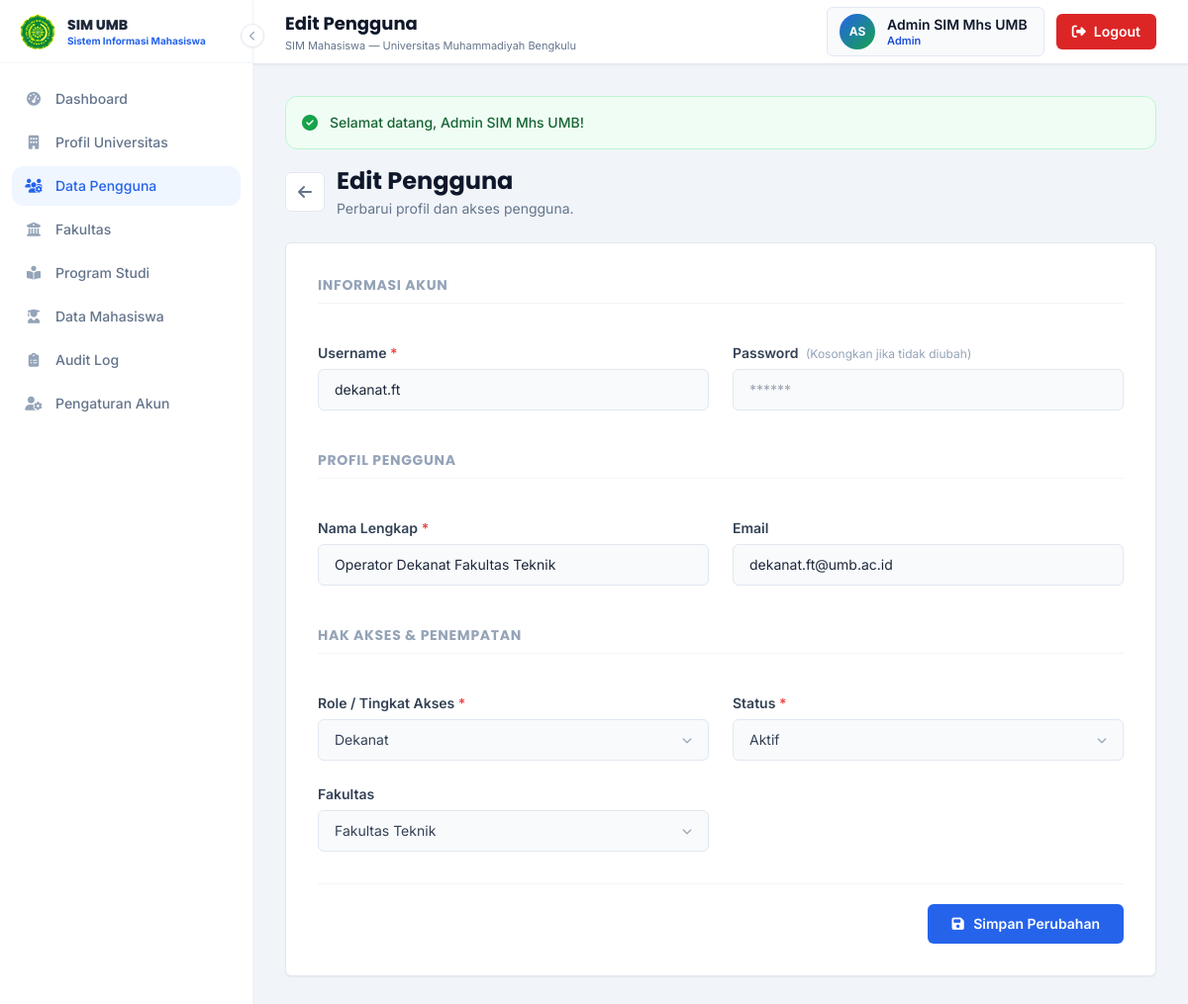
Screenshot of /admin/pengguna/edit.php?id=3 (signed in) with the database file from the repository.
### tables this page shows
CREATE TABLE `roles` (
  `id_role` smallint(5) UNSIGNED NOT NULL,
  `kode_role` varchar(30) NOT NULL,
  `nama_role` varchar(100) NOT NULL,
  `keterangan` varchar(255) DEFAULT NULL,
  `created_at` timestamp NOT NULL DEFAULT current_timestamp()
);

CREATE TABLE `pengguna` (
  `id_pengguna` bigint(20) UNSIGNED NOT NULL,
  `id_role` smallint(5) UNSIGNED NOT NULL,
  `id_universitas` bigint(20) UNSIGNED DEFAULT NULL,
  `id_fakultas` bigint(20) UNSIGNED DEFAULT NULL,
  `id_program_studi` bigint(20) UNSIGNED DEFAULT NULL,
  `username` varchar(100) NOT NULL,
  `password_hash` varchar(255) NOT NULL,
  `nama_lengkap` varchar(200) NOT NULL,
  `email` varchar(150) DEFAULT NULL,
  `no_hp` varchar(30) DEFAULT NULL,
  `status_aktif` enum('Aktif','Tidak Aktif') NOT NULL DEFAULT 'Aktif',
  `last_login` datetime DEFAULT NULL,
  `created_at` timestamp NOT NULL DEFAULT current_timestamp(),
  `updated_at` timestamp NOT NULL DEFAULT current_timestamp() ON UPDATE current_timestamp()
);

### app/auth.php (called while the page is built, shortened)
<?php
function get_user_login(): ?array
{
    return $_SESSION['user'];
}

### config/app.php (called while the page is built, shortened)
<?php
function url(string $path = ''): string
{
    $path = ltrim($path, '/');
    return rtrim(BASE_URL, '/') . '/' . $path;
}

### admin/pengguna/edit.php (the view, shortened to what this page needs)
<?php
require_once dirname(__DIR__, 2) . '/config/app.php';
require_once dirname(__DIR__, 2) . '/config/database.php';
require_once dirname(__DIR__, 2) . '/app/auth.php';
$id = (int)($_GET['id'] ?? 0);
try {
    $stmtUser = $pdo->prepare("SELECT * FROM pengguna WHERE id_pengguna = :id");
    $stmtUser->execute([':id' => $id]);
    $pengguna = $stmtUser->fetch();
    $stmtRoles = $pdo->query("SELECT * FROM roles ORDER BY id_role ASC");
    $listRoles = $stmtRoles->fetchAll();
} catch (PDOException $e) {
    $pengguna = null;
    $listRoles = $listFakultas = $listProdi = [];
}
$pageTitle  = 'Edit Pengguna';
?>
<?php require_once dirname(__DIR__, 2) . '/layouts/admin/header.php'; ?>
<section class="max-w-4xl mb-8">
    <div class="mb-6 flex items-center gap-3">
        <a href="<?= url('admin/pengguna/index.php') ?>" class="w-10 h-10 rounded-md bg-white border border-slate-200 flex items-center justify-center text-slate-500 hover:bg-slate-50 hover:text-slate-700 transition-colors">
            <i class="fa-solid fa-arrow-left"></i>
        </a>
        <div>
            <h2 class="font-heading font-bold text-2xl text-slate-900">Edit Pengguna</h2>
            <p class="text-sm text-slate-500 mt-0.5">Perbarui profil dan akses pengguna.</p>
        </div>
    </div>
    <div class="bg-white rounded-md shadow-sm border border-slate-200">
        <form action="<?= url('admin/pengguna/process.php') ?>" method="POST" class="p-6 sm:p-8">
            <div class="grid grid-cols-1 md:grid-cols-2 gap-6 mb-6">
                <div class="md:col-span-2">
                    <h3 class="text-sm font-bold uppercase tracking-wider text-slate-400 mb-4 border-b border-slate-100 pb-2">Informasi Akun</h3>
                </div>
                <div>
                    <label for="username" class="block text-sm font-semibold text-slate-700 mb-1.5">Username <span class="text-red-500">*</span></label>
                    <input type="text" id="username" name="username" required maxlength="50"
                           value="<?= htmlspecialchars($pengguna['username'], ENT_QUOTES, 'UTF-8') ?>"
                           class="w-full px-4 py-2.5 bg-slate-50 border border-slate-200 rounded-md text-sm focus:bg-white focus:ring-2 focus:ring-academic-100 focus:border-academic-500 transition-colors">
                </div>
                <div>
                    <label for="password" class="block text-sm font-semibold text-slate-700 mb-1.5">Password <span class="font-normal text-slate-400 text-xs ml-1">(Kosongkan jika tidak diubah)</span></label>
                    <input type="password" id="password" name="password" minlength="6" placeholder="******"
                           class="w-full px-4 py-2.5 bg-slate-50 border border-slate-200 rounded-md text-sm focus:bg-white focus:ring-2 focus:ring-academic-100 focus:border-academic-500 transition-colors">
                </div>
                <div class="md:col-span-2 mt-4">
                    <h3 class="text-sm font-bold uppercase tracking-wider text-slate-400 mb-4 border-b border-slate-100 pb-2">Profil Pengguna</h3>
                </div>
                <div>
                    <label for="nama_lengkap" class="block text-sm font-semibold text-slate-700 mb-1.5">Nama Lengkap <span class="text-red-500">*</span></label>
                    <input type="text" id="nama_lengkap" name="nama_lengkap" required maxlength="200"
                           value="<?= htmlspecialchars($pengguna['nama_lengkap'], ENT_QUOTES, 'UTF-8') ?>"
                           class="w-full px-4 py-2.5 bg-slate-50 border border-slate-200 rounded-md text-sm focus:bg-white focus:ring-2 focus:ring-academic-100 focus:border-academic-500 transition-colors">
                </div>
                <div>
                    <label for="email" class="block text-sm font-semibold text-slate-700 mb-1.5">Email</label>
                    <input type="email" id="email" name="email" maxlength="150"
                           value="<?= htmlspecialchars($pengguna['email'] ?? '', ENT_QUOTES, 'UTF-8') ?>"
                           class="w-full px-4 py-2.5 bg-slate-50 border border-slate-200 rounded-md text-sm focus:bg-white focus:ring-2 focus:ring-academic-100 focus:border-academic-500 transition-colors">
                </div>
                <div class="md:col-span-2 mt-4">
                    <h3 class="text-sm font-bold uppercase tracking-wider text-slate-400 mb-4 border-b border-slate-100 pb-2">Hak Akses & Penempatan</h3>
                </div>
                <div>
                    <label for="id_role" class="block text-sm font-semibold text-slate-700 mb-1.5">Role / Tingkat Akses <span class="text-red-500">*</span></label>
                </div>
                <div>
                    <label for="status_aktif" class="block text-sm font-semibold text-slate-700 mb-1.5">Status <span class="text-red-500">*</span></label>
                </div>
                <div id="wrap_fakultas" class="hidden">
                    <label for="id_fakultas" class="block text-sm font-semibold text-slate-700 mb-1.5">Fakultas</label>
                </div>
            </div>
            <div class="mt-8 pt-5 border-t border-slate-100 flex items-center justify-end gap-3">
                <button type="submit" class="px-6 py-2.5 text-sm font-semibold text-white bg-academic-600 rounded-md hover:bg-academic-700 transition-colors focus:ring-4 focus:ring-academic-100">
                    <i class="fa-solid fa-save mr-1.5"></i> Simpan Perubahan
                </button>
            </div>
        </form>
    </div>
</section>
<?php require_once dirname(__DIR__, 2) . '/layouts/admin/footer.php'; ?>

### layouts/admin/topbar.php (shortened to what this page needs)
<?php
$user       = get_user_login() ?? [];
$namaLengkap = $user['nama_lengkap'] ?? 'Pengguna';
$namaRole    = $user['nama_role'] ?? '-';
$initials = '';
$parts = preg_split('/\s+/', trim($namaLengkap));
foreach (array_slice($parts, 0, 2) as $p) {
    $initials .= mb_strtoupper(mb_substr($p, 0, 1));
}
?>
<header class="sticky top-0 z-20 bg-white/95 backdrop-blur border-b border-slate-200 shadow-sm">
    <div class="h-16 flex items-center justify-between gap-4 px-4 sm:px-6 lg:px-8">
        <div class="flex items-center gap-3 min-w-0">
            <div class="min-w-0">
                <h1 class="font-heading font-bold text-slate-900 text-base sm:text-lg truncate">
                    <?= htmlspecialchars($pageTitle ?? 'Dashboard', ENT_QUOTES, 'UTF-8') ?>
                </h1>
                <p class="text-[11px] text-slate-500 truncate hidden sm:block">
                    SIM Mahasiswa — Universitas Muhammadiyah Bengkulu
                </p>
            </div>
        </div>
        <div class="flex items-center gap-2 sm:gap-3">
            <div class="hidden md:flex items-center gap-3 pl-3 pr-4 py-1.5 rounded-md bg-slate-50 border border-slate-200">
                <div class="w-9 h-9 rounded-full bg-gradient-to-br from-academic-600 to-elegant-600 flex items-center justify-center text-white font-bold text-xs shrink-0">
                    <?= htmlspecialchars($initials, ENT_QUOTES, 'UTF-8') ?>
                </div>
                <div class="leading-tight min-w-0">
                    <p class="text-sm font-semibold text-slate-900 truncate max-w-[10rem]"><?= htmlspecialchars($namaLengkap, ENT_QUOTES, 'UTF-8') ?></p>
                    <p class="text-[11px] text-academic-700 font-semibold truncate max-w-[10rem]">
                        <?= htmlspecialchars($namaRole, ENT_QUOTES, 'UTF-8') ?>
                    </p>
                </div>
            </div>
            <a href="<?= url('auth/logout.php') ?>"
               data-confirm="Apakah Anda yakin ingin keluar dari sistem?"
               class="inline-flex items-center gap-2 px-3 sm:px-4 py-2 rounded-md bg-red-600 hover:bg-red-700 text-white text-xs sm:text-sm font-semibold shadow-sm transition-colors focus:outline-none focus:ring-2 focus:ring-red-400 focus:ring-offset-1">
                <i class="fa-solid fa-right-from-bracket"></i>
                <span class="hidden sm:inline">Logout</span>
            </a>
        </div>
    </div>
</header>

### layouts/admin/header.php (style rules this page uses)
body { font-family: 'Inter', system-ui, sans-serif; background: #f1f5f9; }
h1, h2, h3, h4, h5, h6, .font-heading { font-family: 'Poppins', 'Inter', sans-serif; }

### rows the page displays
roles: nama_role "Admin"
pengguna: username "dekanat.ft", nama_lengkap "Operator Dekanat Fakultas Teknik", email "dekanat.ft@umb.ac.id"

### other values shown
$item['label'] "Dashboard"
$item['label'] "Profil Universitas"
$item['label'] "Data Pengguna"
$item['label'] "Fakultas"
$item['label'] "Program Studi"
$item['label'] "Data Mahasiswa"
$item['label'] "Audit Log"
$item['label'] "Pengaturan Akun"
$pageTitle "Edit Pengguna"
$initials "AS"
$namaLengkap "Admin SIM Mhs UMB"
